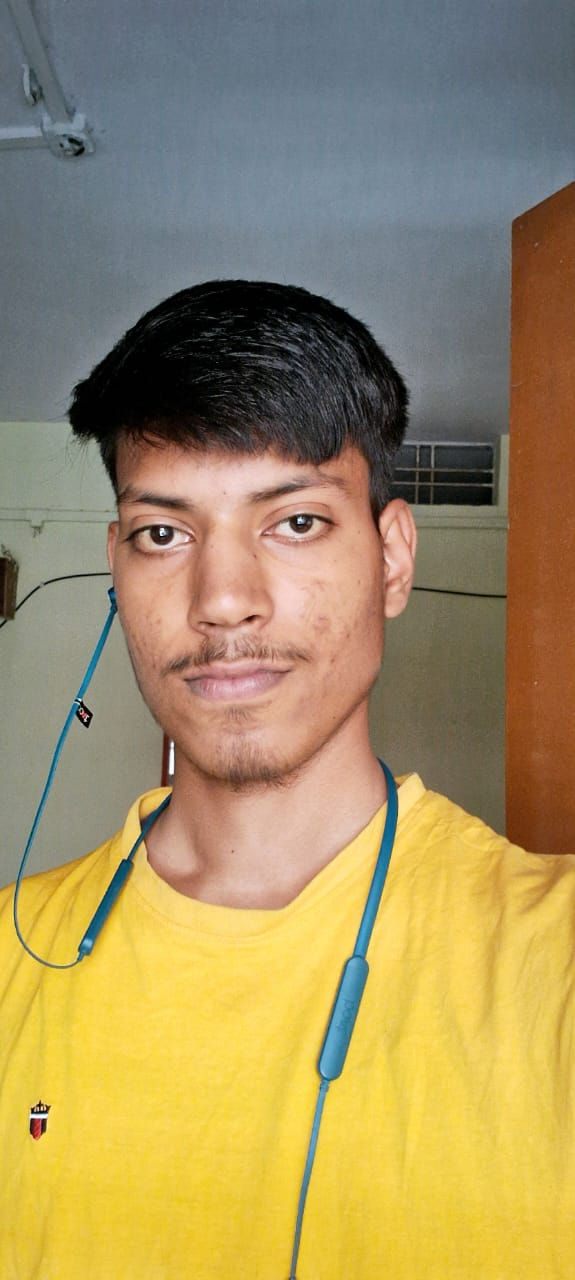
#> input picture data/known_faces/ajay prajapat.jpg, 575 x 1280 px
$ python -i enhancer.py   (imports and definitions only)
#> lines starting #> are read from the running program, lines starting #| are printed output that depends on the picture
#> further down, picture is the input picture: shape (1280, 575, 3); mean B, G, R 97.1, 142.8, 161.1
import cv2
import numpy as np
from typing import Optional

class ImageEnhancer:
    def __init__(self):
        pass

    def enhance_face(self, face_image: np.ndarray) -> Optional[np.ndarray]:
        """
        Enhance face image quality using OpenCV
        """
        try:
            # Basic image enhancement
            # 1. Denoise
            denoised = cv2.fastNlMeansDenoisingColored(face_image)

            # 2. Enhance contrast
            lab = cv2.cvtColor(denoised, cv2.COLOR_BGR2LAB)
#> lab: shape (1280, 575, 3); mean of channels 0, 1, 2 152, 130.3, 152.9
            l, a, b = cv2.split(lab)
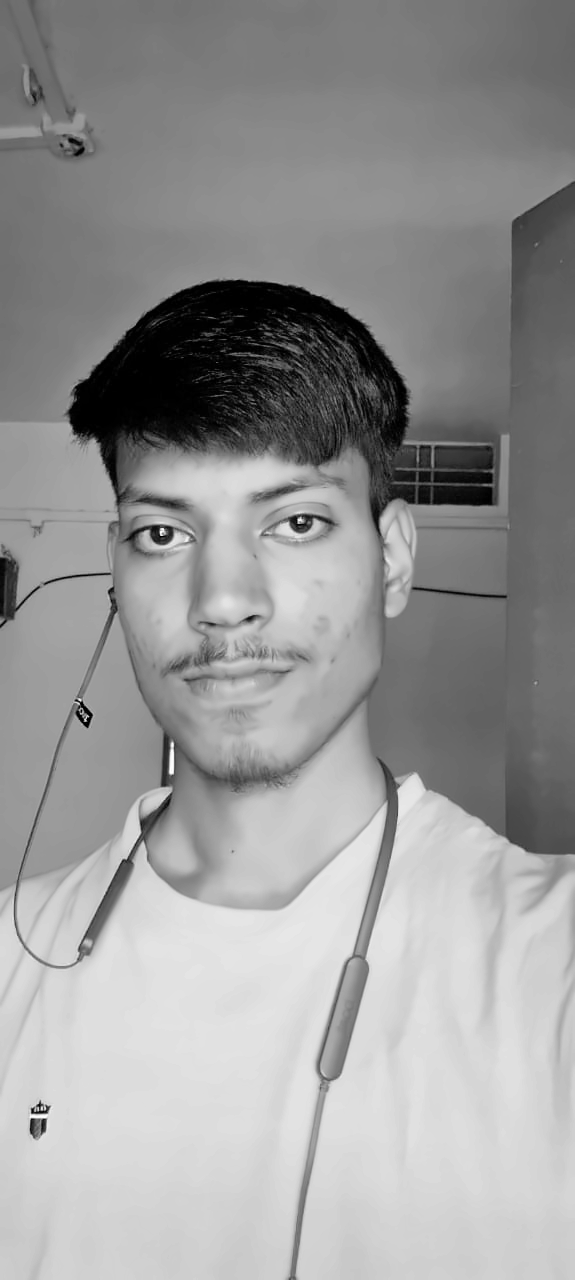
#> l: shape (1280, 575); min 0, max 254, mean 152
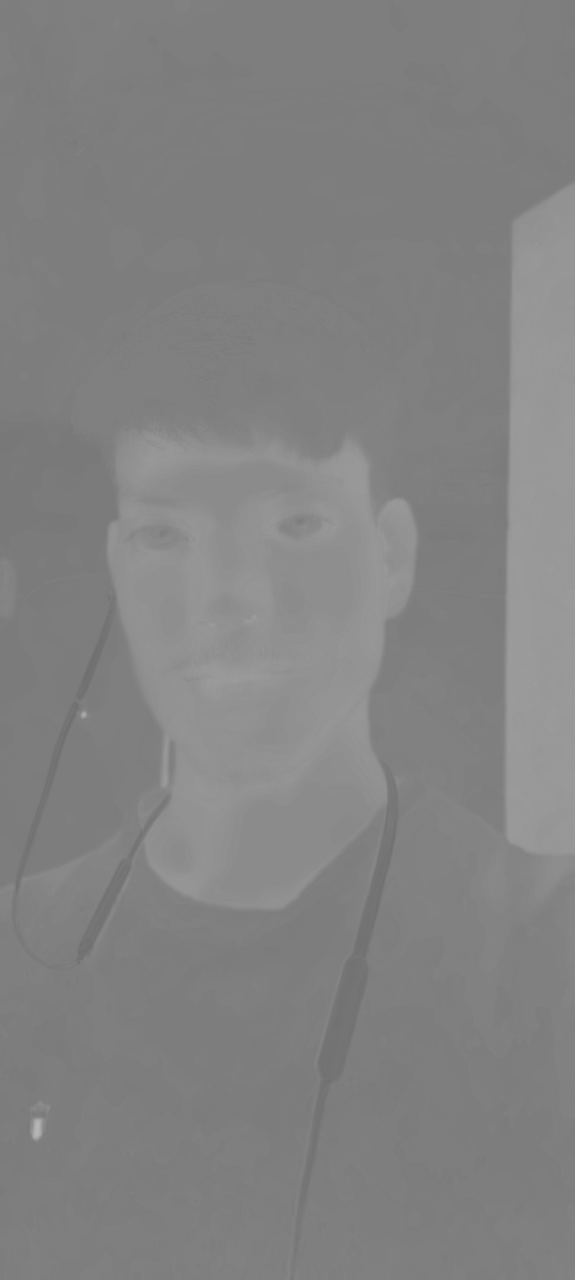
#> a: shape (1280, 575); min 111, max 185, mean 130.3
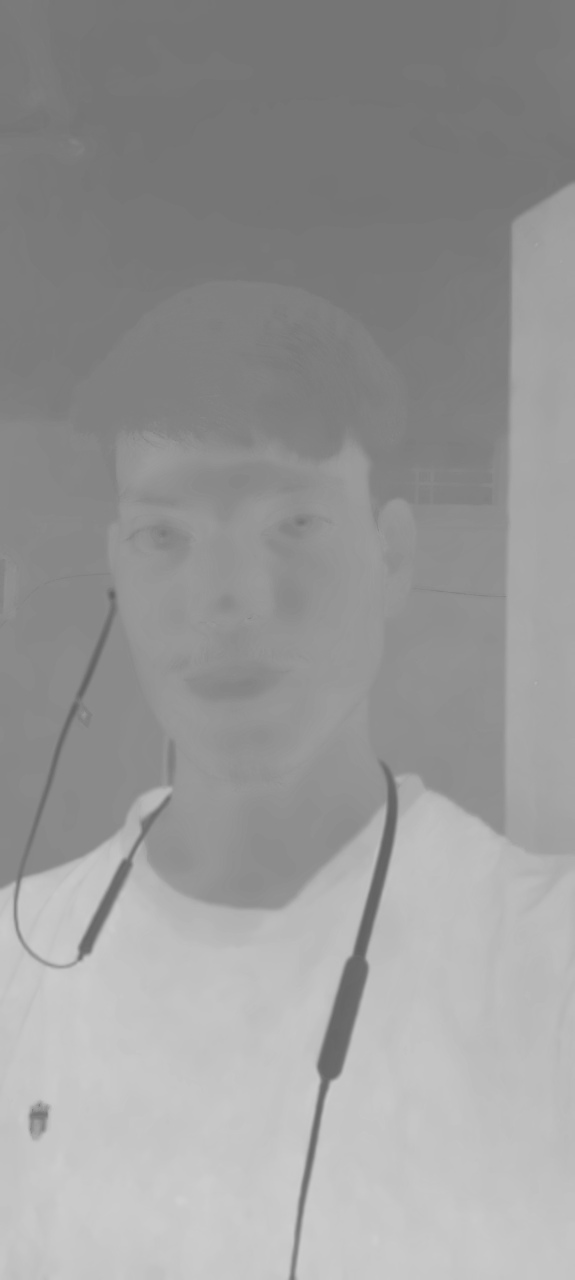
#> b: shape (1280, 575); min 97, max 207, mean 152.9
            clahe = cv2.createCLAHE(clipLimit=3.0, tileGridSize=(8,8))
            cl = clahe.apply(l)
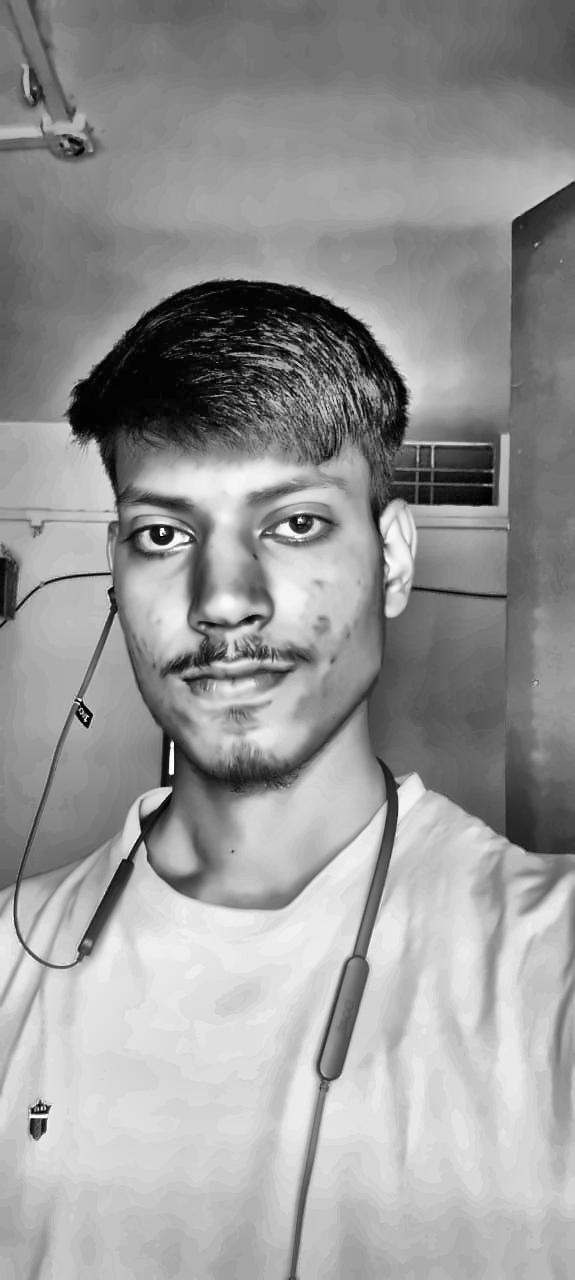
#> cl: shape (1280, 575); min 1, max 255, mean 151.5
            enhanced = cv2.merge((cl,a,b))
#> enhanced: shape (1280, 575, 3); mean of channels 0, 1, 2 151.5, 130.3, 152.9
            enhanced = cv2.cvtColor(enhanced, cv2.COLOR_LAB2BGR)
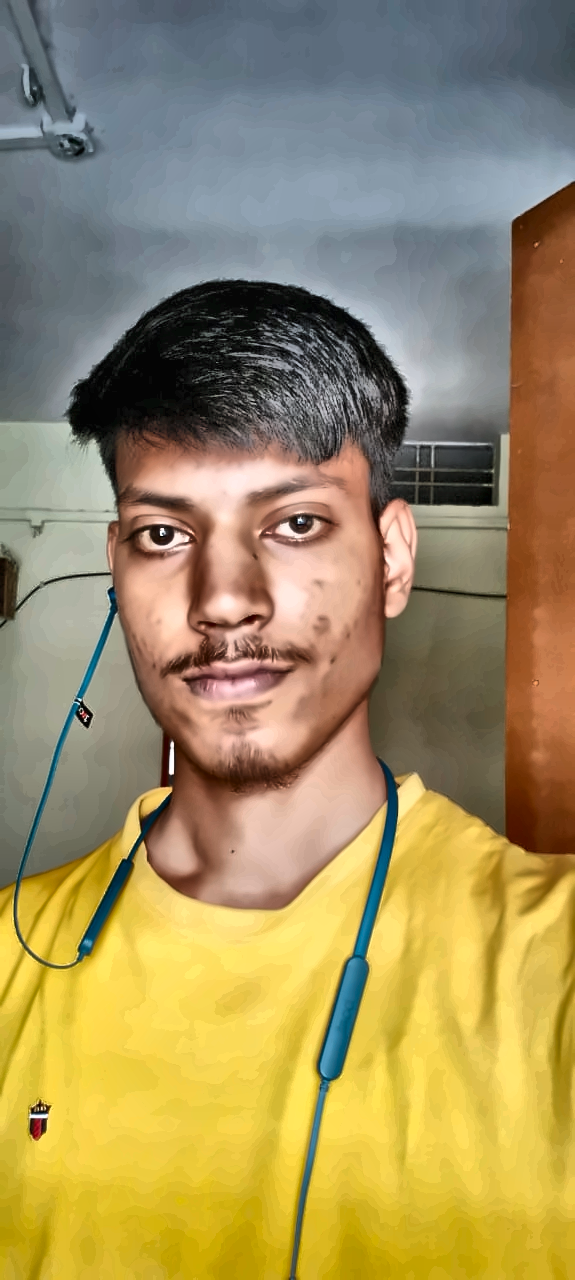
#> enhanced: shape (1280, 575, 3); mean B, G, R 95.9, 142.4, 159.7

            return enhanced
        except Exception:
            return face_image  # Return original image if enhancement fails

>>> import cv2
>>> picture = cv2.imread('../../data/known_faces/ajay prajapat.jpg')
>>> result = ImageEnhancer().enhance_face(picture)

$ run again, on data/known_faces/gaurav diwan.jpg
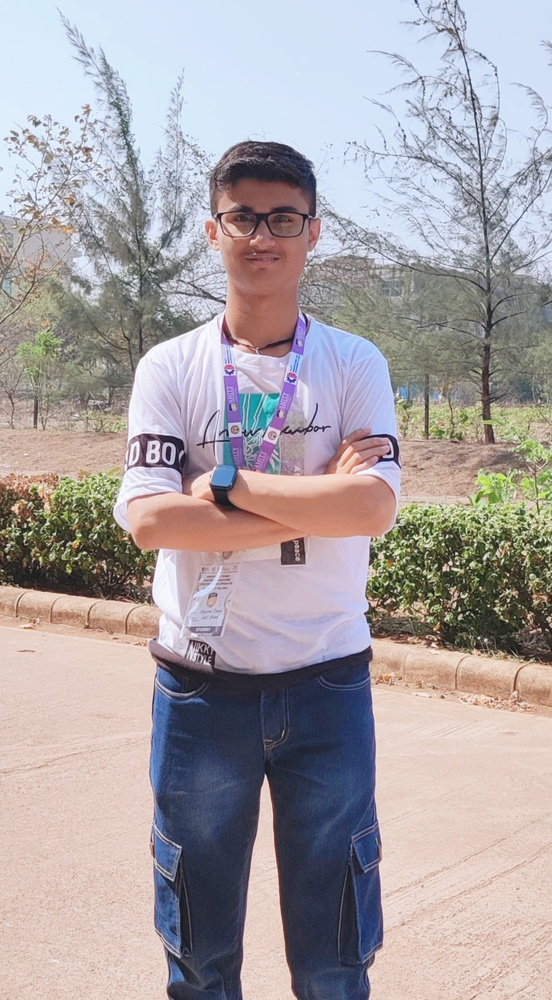
#> input picture data/known_faces/gaurav diwan.jpg, 552 x 1000 px, shrunk from 1752 x 3175 before the run
#> picture is the input picture: shape (1000, 552, 3); mean B, G, R 164.9, 162.1, 168.9
#> lab: shape (1000, 552, 3); mean of channels 0, 1, 2 169.6, 131.7, 127.6
#> in enhance_face, `l, a, b = cv2.split(lab)`:
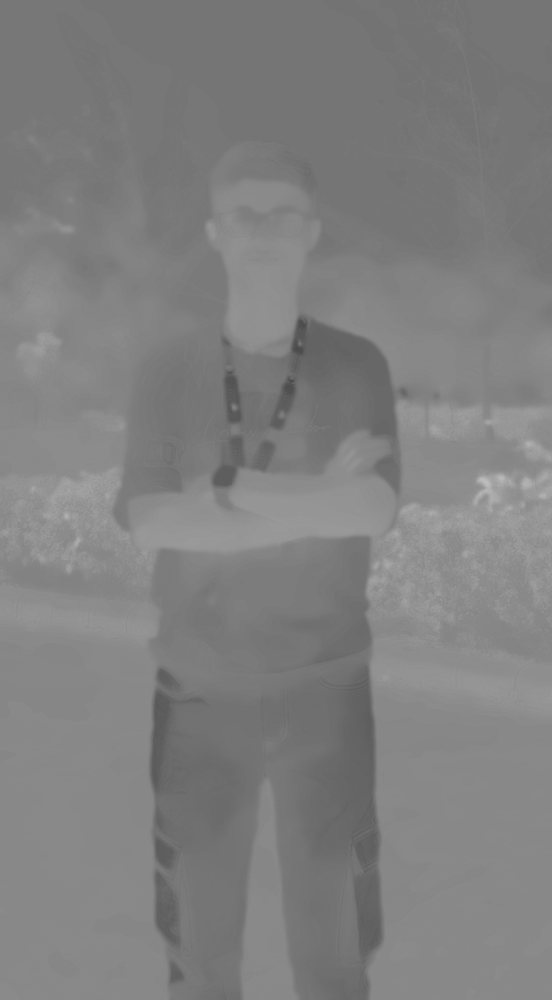
#> b: shape (1000, 552); min 74, max 189, mean 127.6
#> in enhance_face, `enhanced = cv2.cvtColor(enhanced, cv2.COLOR_LAB2BGR)`:
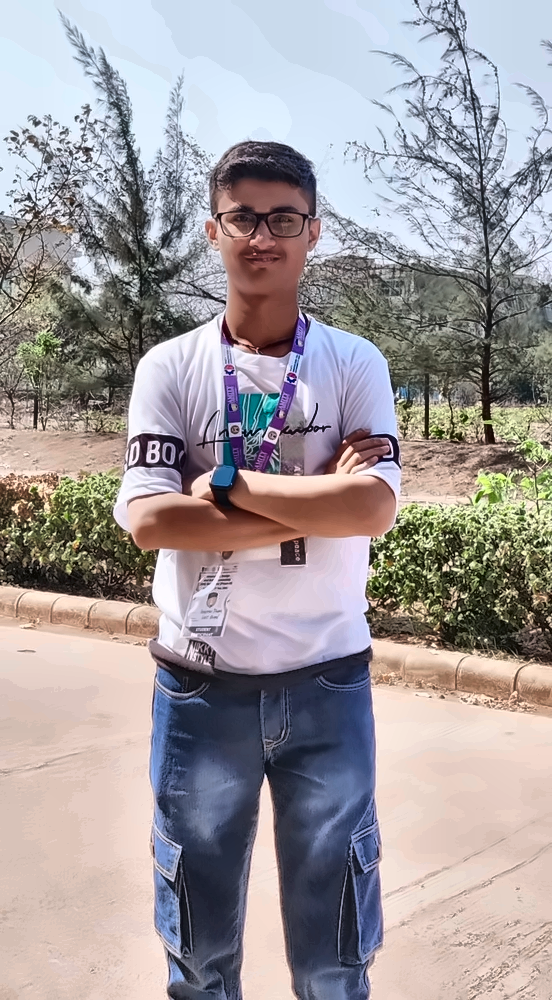
#> enhanced: shape (1000, 552, 3); mean B, G, R 157.7, 155.2, 161.8

$ run again, on data/known_faces/vansh rathi.jpg
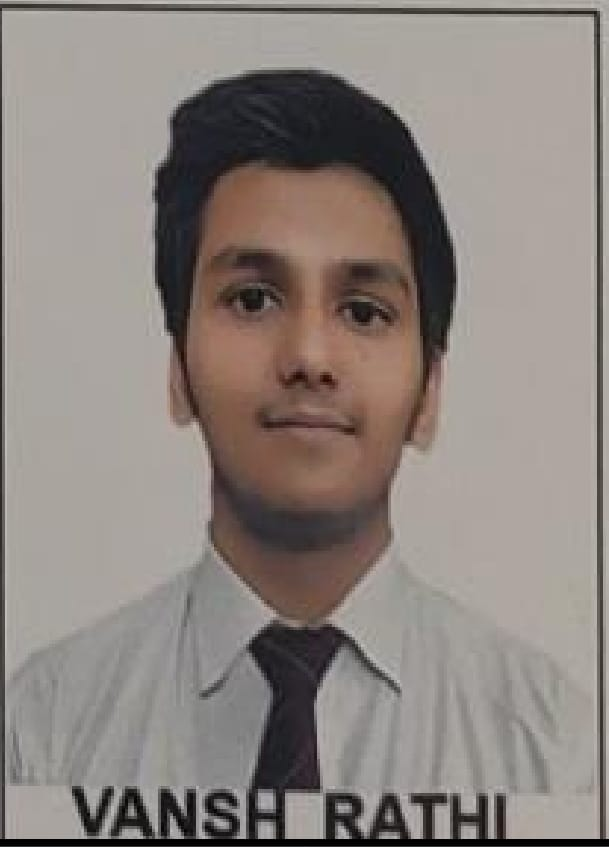
#> input picture data/known_faces/vansh rathi.jpg, 609 x 852 px
#> picture is the input picture: shape (852, 609, 3); mean B, G, R 127.2, 132.1, 140.6
#> lab: shape (852, 609, 3); mean of channels 0, 1, 2 140.5, 130.5, 131.9
#> in enhance_face, `l, a, b = cv2.split(lab)`:
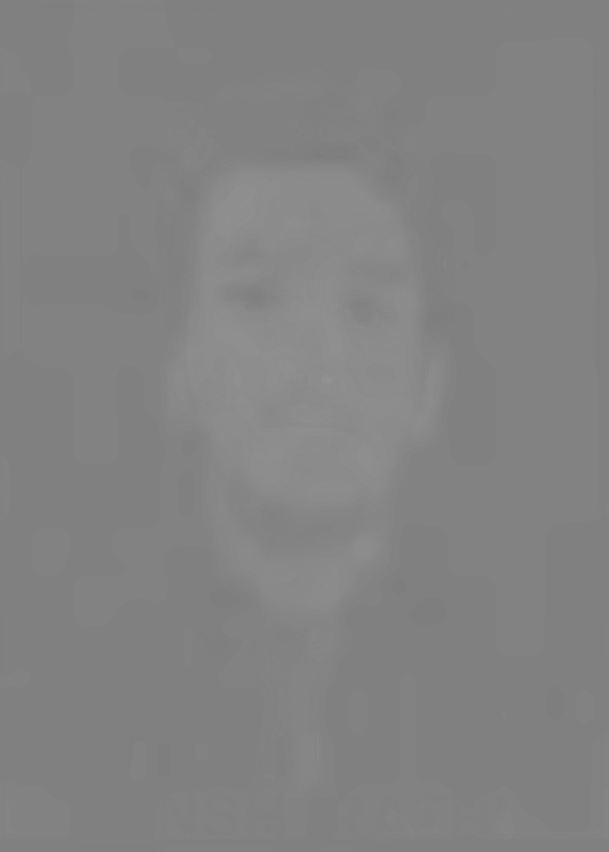
#> a: shape (852, 609); min 125, max 147, mean 130.5
#> in enhance_face, `enhanced = cv2.cvtColor(enhanced, cv2.COLOR_LAB2BGR)`:
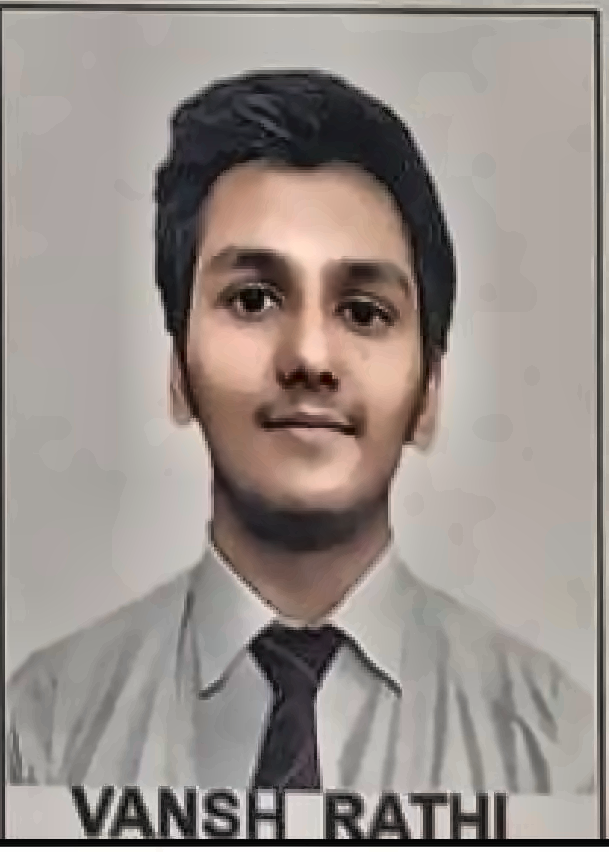
#> enhanced: shape (852, 609, 3); mean B, G, R 138.7, 143.8, 152.6
